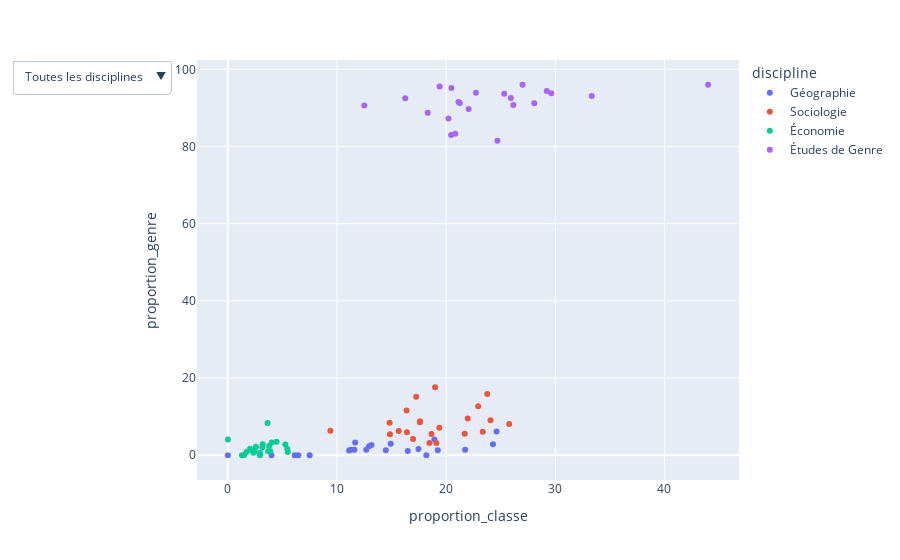

Write notebook code for a chart like this one.
### Markdown cell above
Notons que le graphe a été céé mais n'est pas visible puisque nous n'avons pas encore utilisé la fonction `fig.show()`. La figure sera affichée une fois aue nous avons ajouté le menu dérorulant dans les prochaines étapes.

Après avoir créer le graphe initial, nous pouvons utilisé la fonction `update_layout` à nouveau pour ajouter un menu déroulant.\\
C'est l'étape la plus complexe puisque les données de l'objet `Plotly Express` sont imbriquées à plusieurs niveau *sous le capot*, donc nous avons besoin de modifier des attributs à un niveau plus profond qu'à l'habitude pour créer le menu.\\

Une fois qu'on a appelé la fonction `update_layout`
- nous devons d'abord accéder le paramètre `updatemenus`: c'est une liste de dictionnaires, chaque dictionnaire contient les métadonnées pour plusieurs fonctionnalités.
- la seule fonctionnalité qui nous intéresse est le `dropdown box`, qui est contenue dans le dictionnaire `buttons`.
- la clef `boutton` contient comme valeur, une autre liste de dictionnaires, chaque dictionnaire représente les options disponibles dans le menu déroulant.
- Nous aurons besoin de créer deux `buttons` — one for the stacked bar chart and one for the piechart — donc notre list `buttons` contiendra 2 dictionnaires.
> ???
- chacun de ces deux dictionnaires devront contenir 3 paires clef-valeur :
    - la première paire, avec pour clef `args` précisera le type de graphe que nous voulons afficher.
    - la deuxième paire, avec pour clef `label` précisera le titre à afficher à côté du menu déroulant.
    - la troisième paire, avec pour clef `method`, précisera comment modifier la figure (modifications possibles `update`, `restyle`, `animer`, etc...)

Dans l'exemple ci dessous, nous regarderons comment utiliser le menu déroulant pour changer la catégorie de la variable affichée. Puisque nous travaillons avec un *scatter plot* qui affiche la part des journaux qui parlent de genre et de classe, nous ajouterons un menu déroulant qui permet d'afficher toutes les disciplines ensembles, puis seulement les journaux de sociologie, seulement les journaux de géographie.
> Faire un choix dans les catégories à afficher pour simplifier le graphe.
Pour créer le menu déroulant nous suivant les étapes suivantes :
 - à la clef `label` nous associons pour valeur, le texte à afficher dans le menu déroulant.
 - à la clef `method`, nous associons la valeur `update` puisque nous modifions l'affichange (`layout`) ET les données (`data`).
 - à la clef `args`, nous associons une autre liste de dictionnaires qui spécifiera quelle données seront `visible`(s) (vous trouverez plus d'informations à ce propos plus bas), le titre de la vue (paramètre optionnel), ainsi que les titres pour les axes x et y de cette vue (paramètre optionnel).

Le paramètre `visible` contient une liste, chaque élément de cette liste indiquera si les données à cet index doit être affiché où non. Dans notre exemple, la liste doit contenir 3 éléments puisque nous avons 3 catégories à l'écran. Dans notre cas, le premier boutton doit représenter le graphe tel qu'il sera initiallement présenté à l'utilisateur.ice et doit donc spécifier `[True, True, True]` puisque nous souhaitons que toutes les disciplines soient affichées. Cependant, pour les 3 autres vues, nous devons seulement inscrire `True` pour un seul élément puisaue ous souhaitons n'afficher qu'une discipline à la fois.

Passons à la pratique :

### Code cell
# Nous utilisons la fonction .update_layout pour ajouter le menu déroulant
fig.update_layout(
    updatemenus = [dict(
        buttons = [
            # Création de la liste de boutson pour stocker un dictionnaire pour chaque option du menu déroulant.
            dict(
                label = "Toutes les disciplines", # Nom pour ma première vue
                method = "update",
                args = [
                    # Cette vue montre les 4 disciplines
                    {"visible" : [True, True, True, True]},
                    {
                        "title" : "Toutes les disciplines",
                        "xaxis" : {"title" : "Part des articles mentionnant la classe"},
                        "yaxis" : {"title" : "Part des articles mentionnant le genre"}
                    }
                ]
            ),
            dict(
                label = "Géographie", # Nom pour ma première vue
                method = "update",
                args = [
                    # Cette vue montre les seulement la première discipline
                    {"visible" : [True, False, False, False]}, 
                    {
                        "title" : "Anthropologie",
                        "xaxis" : {"title" : "Part des articles mentionnant la classe"},
                        "yaxis" : {"title" : "Part des articles mentionnant le genre"}
                    }
                ]
            ),
            dict(
                label = "Sociologie", # Nom pour ma première vue
                method = "update",
                args = [
                    # Cette vue montre uniquement la deuxième discipline
                    {"visible" : [False, True, False, False]}, 
                    {
                        "title" : "Aréale",
                        "xaxis" : {"title" : "Part des articles mentionnant la classe"},
                        "yaxis" : {"title" : "Part des articles mentionnant le genre"}
                    }
                ]
            ),
            dict(
                label = "Économie", # Nom pour ma première vue
                method = "update",
                args = [
                    # Cette vue montre la 3è discipline
                    {"visible" : [False, False, True, False]},
                    {
                        "title" : "Autre interdisciplinaire",
                        "xaxis" : {"title" : "Part des articles mentionnant la classe"},
                        "yaxis" : {"title" : "Part des articles mentionnant le genre"}
                    }
                ]
            ),
            dict(
                label = "Études de Genre", # Nom pour ma première vue
                method = "update",
                args = [
                    # Cette vue montre la 4è discipline
                    {"visible" : [False, False, False, True]},
                    {
                        "title" : "Autre interdisciplinaire",
                        "xaxis" : {"title" : "Part des articles mentionnant la classe"},
                        "yaxis" : {"title" : "Part des articles mentionnant le genre"}
                    }
                ]
            ),
        ]
    )]
)

fig.show()

### Figure 1 — Plotly figure (JSON) as saved in the notebook; plotly's stock layout.template omitted (floating-point values rounded to 4 significant figures)
{"data": [{"hovertemplate": "discipline=Géographie<br>proportion_classe=%{x}<br>proportion_genre=%{y}<extra></extra>", "legendgroup": "Géographie", "marker": {"color": "#636efa", "symbol": "circle"}, "mode": "markers", "name": "Géographie", "orientation": "v", "showlegend": true, "type": "scatter", "x": [0, 4, 6.452, 6.122, 11.27, 7.5, 17.46, 18.92, 14.93, 12.68, 21.74, 24.62, 24.29, 19.23, 14.47, 11.59, 16.48, 11.67, 18.18, 11.11, 12.94, 13.16], "xaxis": "x", "y": [0, 0, 0, 0, 1.408, 0, 1.587, 4.054, 2.985, 1.408, 1.449, 6.154, 2.857, 1.282, 1.316, 1.449, 1.099, 3.333, 0, 1.235, 2.353, 2.632], "yaxis": "y"}, {"hovertemplate": "discipline=Sociologie<br>proportion_classe=%{x}<br>proportion_genre=%{y}<extra></extra>", "legendgroup": "Sociologie", "marker": {"color": "#EF553B", "symbol": "circle"}, "mode": "markers", "name": "Sociologie", "orientation": "v", "showlegend": true, "type": "scatter", "x": [16.97, 19.11, 17.59, 23.35, 18.47, 14.85, 17.25, 9.394, 18.65, 21.7, 15.65, 18.98, 19.37, 16.41, 14.81, 17.62, 22.93, 16.37, 24.06, 21.97, 25.77, 23.76], "xaxis": "x", "y": [4.242, 3.185, 8.543, 6.091, 3.153, 5.446, 15.14, 6.364, 5.505, 5.572, 6.308, 17.65, 7.123, 5.99, 8.395, 8.808, 12.71, 11.59, 9.091, 9.554, 8.123, 15.84], "yaxis": "y"}, {"hovertemplate": "discipline=Économie<br>proportion_classe=%{x}<br>proportion_genre=%{y}<extra></extra>", "legendgroup": "Économie", "marker": {"color": "#00cc96", "symbol": "circle"}, "mode": "markers", "name": "Économie", "orientation": "v", "showlegend": true, "type": "scatter", "x": [1.478, 2.193, 1.299, 0, 3.887, 2.959, 1.714, 2.933, 2.326, 2.034, 2.456, 3.158, 3.78, 3.636, 3.691, 5.491, 5.263, 2.574, 5.449, 3.191, 4.459, 4.029], "xaxis": "x", "y": [0, 1.316, 0, 4.065, 1.06, 0.5917, 0.8571, 0, 0.6645, 1.695, 1.053, 2.105, 2.405, 8.364, 1.007, 0.8671, 2.786, 2.206, 1.603, 2.837, 3.503, 3.297], "yaxis": "y"}, {"hovertemplate": "discipline=Études de Genre<br>proportion_classe=%{x}<br>proportion_genre=%{y}<extra></extra>", "legendgroup": "Études de Genre", "marker": {"color": "#ab63fa", "symbol": "circle"}, "mode": "markers", "name": "Études de Genre", "orientation": "v", "showlegend": true, "type": "scatter", "x": [25.93, 28.07, 20.83, 19.4, 22.06, 29.63, 12.5, 26.15, 20.45, 20.48, 20.21, 16.25, 24.69, 18.31, 22.73, 27, 21.13, 25.32, 33.33, 44, 29.21, 21.25], "xaxis": "x", "y": [92.59, 91.23, 83.33, 95.52, 89.71, 93.83, 90.62, 90.77, 82.95, 95.18, 87.23, 92.5, 81.48, 88.73, 93.94, 96, 91.55, 93.67, 93.06, 96, 94.38, 91.25], "yaxis": "y"}], "layout": {"legend": {"title": {"text": "discipline"}, "tracegroupgap": 0}, "margin": {"t": 60}, "updatemenus": [{"buttons": [{"args": [{"visible": [true, true, true, true]}, {"title": "Toutes les disciplines", "xaxis": {"title": "Part des articles mentionnant la classe"}, "yaxis": {"title": "Part des articles mentionnant le genre"}}], "label": "Toutes les disciplines", "method": "update"}, {"args": [{"visible": [true, false, false, false]}, {"title": "Anthropologie", "xaxis": {"title": "Part des articles mentionnant la classe"}, "yaxis": {"title": "Part des articles mentionnant le genre"}}], "label": "Géographie", "method": "update"}, {"args": [{"visible": [false, true, false, false]}, {"title": "Aréale", "xaxis": {"title": "Part des articles mentionnant la classe"}, "yaxis": {"title": "Part des articles mentionnant le genre"}}], "label": "Sociologie", "method": "update"}, {"args": [{"visible": [false, false, true, false]}, {"title": "Autre interdisciplinaire", "xaxis": {"title": "Part des articles mentionnant la classe"}, "yaxis": {"title": "Part des articles mentionnant le genre"}}], "label": "Économie", "method": "update"}, {"args": [{"visible": [false, false, false, true]}, {"title": "Autre interdisciplinaire", "xaxis": {"title": "Part des articles mentionnant la classe"}, "yaxis": {"title": "Part des articles mentionnant le genre"}}], "label": "Études de Genre", "method": "update"}]}], "xaxis": {"anchor": "y", "domain": [0, 1], "title": {"text": "proportion_classe"}}, "yaxis": {"anchor": "x", "domain": [0, 1], "title": {"text": "proportion_genre"}}}}
